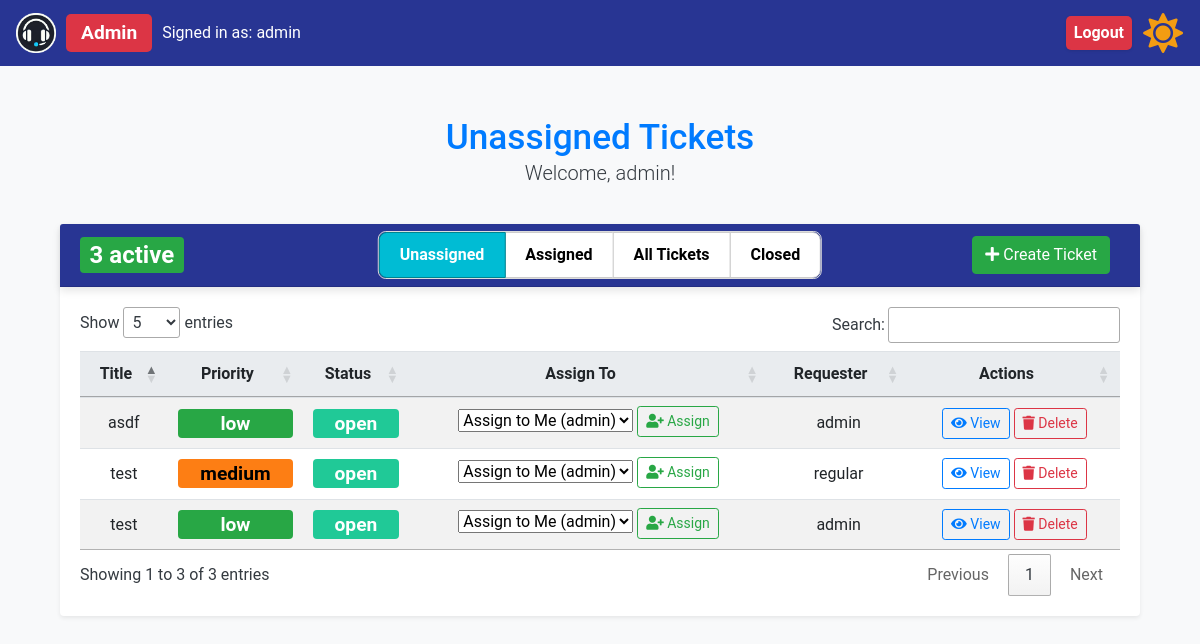
/unassigned_tickets (signed in), run on the app's committed database.
### app/models.py (models this page shows)
class User(UserMixin, db.Model):
    id = db.Column(db.Integer, primary_key=True)
    name = db.Column(db.String(150), nullable=False)
    email = db.Column(db.String(150), unique=True, nullable=False)
    password = db.Column(db.String(150), nullable=False)
    role = db.Column(db.String(50), nullable=False)
    created_tickets = db.relationship(
        "Ticket",
        foreign_keys="Ticket.user_id",
        back_populates="creator",
        overlaps="assigned_tickets,comments",
    )
    assigned_tickets = db.relationship(
        "Ticket",
        foreign_keys="Ticket.assigned_to",
        back_populates="assignee",
        overlaps="created_tickets,comments",
    )
    user_comments = db.relationship(
        "Comment", back_populates="commenter", overlaps="commenter,comments"
    )

class Ticket(db.Model):
    id = db.Column(db.Integer, primary_key=True)
    title = db.Column(db.String(150), nullable=False)
    description = db.Column(db.Text, nullable=False)
    status = db.Column(db.String(50), nullable=False)
    priority = db.Column(db.String(50), nullable=False)
    created_at = db.Column(db.DateTime, default=lambda: datetime.now(timezone.utc))
    updated_at = db.Column(
        db.DateTime,
        default=lambda: datetime.now(timezone.utc),
        onupdate=lambda: datetime.now(timezone.utc),
    )
    assigned_to = db.Column(db.Integer, db.ForeignKey("user.id"))
    user_id = db.Column(db.Integer, db.ForeignKey("user.id"))
    creator = db.relationship(
        "User",
        foreign_keys=[user_id],
        back_populates="created_tickets",
        overlaps="assigned_tickets,comments",
    )
    assignee = db.relationship(
        "User",
        foreign_keys=[assigned_to],
        back_populates="assigned_tickets",
        overlaps="created_tickets,comments",
    )
    ticket_comments = db.relationship("Comment", back_populates="ticket")

### app/routes.py (the view, shortened to what this page needs)
@bp.route("/unassigned_tickets", methods=["GET", "POST"])
@login_required
def unassigned_tickets():
    if current_user.role != "support" and current_user.role != "admin":
        flash("Only support staff and admins can view this page.", "warning")
        return redirect(url_for("main.all_tickets"))
    unassigned_tickets = Ticket.query.filter_by(assigned_to=None).all()
    print(f"Unassigned tickets: {unassigned_tickets}")
    support_staff = User.query.filter(User.role.in_(['admin', 'support'])).all()
    return render_template(
        "unassigned_tickets.html",
        unassigned_tickets=unassigned_tickets,
        support_staff=support_staff,
        view='unassigned'
    )

### app/__init__.py (called while the page is built)
def create_app(config=None):
    app = Flask(__name__, instance_relative_config=True)
    if config:
        app.config.from_object(config)
    else:
        app.config.from_pyfile("config.py")  # Default to development config
    db.init_app(app)
    login_manager.init_app(app)
    migrate.init_app(app, db)
    csrf.init_app(app)  # Initialize CSRF protection with the app
    moment.init_app(app)  # Initialize Flask-Moment with the app
    from .models import User  # Ensure User model is correctly defined
    @login_manager.user_loader
    def load_user(user_id):
        return User.query.get(int(user_id))
    from .routes import bp  # Ensure bp is defined as a Blueprint in routes.py
    app.register_blueprint(bp)
    return app

### app/routes.py (called while the page is built)
@bp.context_processor
def inject_open_tickets_count():
    open_tickets_count = Ticket.query.filter(Ticket.status.in_(['open', 'in progress'])).count()
    if open_tickets_count > 10:
        badge_class = "badge-active-tickets-high"  # Red
    elif open_tickets_count > 5:
        badge_class = "badge-active-tickets-medium"  # Yellow
    elif open_tickets_count > 0:
        badge_class = "badge-active-tickets-low"  # Green
    else:
        badge_class = "badge-active-tickets-info"  # Blue or default color
    return {
        'open_tickets_count': open_tickets_count,
        'badge_class': badge_class
    }

### app/templates/unassigned_tickets.html (shortened to what this page needs)
{% extends "base.html" %}
{% block content %}
<div class="container mt-5">
  <div class="row mb-2">
    <div class="col-12 text-center">
      <h2 class="text-primary mb-0">Unassigned Tickets</h2>
      <p class="lead">Welcome, {{ current_user.name }}!</p>
    </div>
  </div>
  <div class="card shadow-sm">
    <div class="card-header bg-primary text-white d-flex justify-content-between align-items-center position-relative">
      <div class="d-flex align-items-center">
        <span class="badge {{ badge_class }}">
          {{ open_tickets_count }} active
        </span>
      </div>
      <div class="toggle-buttons">
        <div class="btn-group toggle-group" role="group" aria-label="Ticket Status Toggle">
          <a href="{{ url_for('main.unassigned_tickets') }}" class="btn btn-toggle {% if view == 'unassigned' %}active{% endif %}">
            Unassigned
          </a>
          <a href="{{ url_for('main.assigned_tickets') }}" class="btn btn-toggle {% if view == 'assigned' %}active{% endif %}">
            Assigned
          </a>
          {% if current_user.role == 'admin' %}
          <a href="{{ url_for('main.all_tickets') }}" class="btn btn-toggle {% if view == 'all' %}active{% endif %}">
            All Tickets
          </a>
          {% endif %}
          <a href="{{ url_for('main.closed_tickets') }}" class="btn btn-toggle {% if view == 'closed' %}active{% endif %}">
            Closed
          </a>
        </div>
      </div>
      <div class="ms-auto">
        <a class="btn btn-success" href="{{ url_for('main.create_ticket') }}">
          <i class="fas fa-plus"></i> Create Ticket
        </a>
      </div>
    </div>
    <div class="card-body">
      <table id="tickets-table" class="table table-striped table-hover">
        <thead>
          <tr>
            <th class="text-center">Title</th>
            <th class="text-center">Priority</th>
            <th class="text-center">Status</th>
            {% if current_user.role == 'admin' %}
            <th class="text-center">Assign To</th>
            {% endif %}
            <th class="text-center">Requester</th>
            <th class="text-center">Actions</th>
          </tr>
        </thead>
        <tbody>
          {% if unassigned_tickets|length == 0 %}
          <tr>
            <td class="text-center">-</td>
            <td class="text-center">-</td>
            <td class="text-center">-</td>
            {% if current_user.role == 'admin' %}
            <td class="text-center">-</td>
            {% endif %}
            <td class="text-center">-</td>
            <td class="text-center">No tickets available</td>
          </tr>
          {% else %}
          {% for ticket in unassigned_tickets %}
          <tr>
            <td class="text-center">{{ ticket.title }}</td>
            <td class="text-center">
              <span class="badge badge-priority-{{ ticket.priority }}">
                {{ ticket.priority }}
              </span>
            </td>
            <td class="text-center">
              <span class="badge badge-status-{{ ticket.status|lower }}">
                {{ ticket.status }}
              </span>
            </td>
            {% if current_user.role == 'admin' %}
            <td class="text-center">
              <form method="POST" action="{{ url_for('main.unassigned_tickets') }}">
                <select name="assigned_to" class="form-select form-select-sm mb-2">
                  <option value="{{ current_user.id }}">
                    Assign to Me ({{ current_user.name }})
                  </option>
                </select>
                <button type="submit" class="btn btn-outline-success btn-sm">
                  <i class="fas fa-user-plus"></i> Assign
                </button>
              </form>
            </td>
            {% endif %}
            <td class="text-center">{{ ticket.creator.name }}</td>
            <td class="text-center">
              <a href="{{ url_for('main.ticket_details', ticket_id=ticket.id) }}" class="btn btn-outline-primary btn-sm">
                <i class="fas fa-eye"></i> View
              </a>
              {% if current_user.role == 'admin' %}
              <form method="POST" action="{{ url_for('main.delete_ticket', ticket_id=ticket.id) }}" style="display: inline" onsubmit="return confirm('Are you sure you want to delete this ticket?');">
                <button type="submit" class="btn btn-outline-danger btn-sm">
                  <i class="fas fa-trash"></i> Delete
                </button>
              </form>
              {% endif %}
            </td>
          </tr>
          {% endfor %}
          {% endif %}
        </tbody>
      </table>
    </div>
  </div>
</div>
{% endblock %}

### app/templates/base.html (shortened to what this page needs)
<!DOCTYPE html>
<html lang="en">
  <head>
    <link
      href="https://stackpath.bootstrapcdn.com/bootstrap/4.5.2/css/bootstrap.min.css"
      rel="stylesheet"
    />
    <link
      href="https://cdn.datatables.net/1.13.4/css/jquery.dataTables.min.css"
      rel="stylesheet"
    />
    <link
      href="{{ url_for('static', filename='styles.css') }}"
      rel="stylesheet"
    />
    <link
      rel="stylesheet"
      href="https://cdnjs.cloudflare.com/ajax/libs/font-awesome/5.15.4/css/all.min.css"
    />
  </head>
  <body class="light-mode">
    <nav class="navbar navbar-expand-lg">
      <a class="navbar-brand" href="#">
        <img
          src="{{ url_for('static', filename='logo.png') }}"
          alt="Help Desk Logo"
          style="height: 40px"
        />
        {% if current_user.is_authenticated %}
        <div class="role-container">
          <span class="badge badge-role-{{ current_user.role}}"
            >{{ current_user.role.capitalize() }}</span
          >
          <span class="user-info">Signed in as: {{ current_user.name }}</span>
        </div>
        {% endif %}
      </a>
      <div class="collapse navbar-collapse" id="navbarNav">
        <ul class="navbar-nav ml-auto">
          {% if current_user.is_authenticated %}
          <li class="nav-item">
            <a class="nav-link logout-badge" href="{{ url_for('main.logout') }}"
              >Logout</a
            >
          </li>
          {% endif %}
          <li class="nav-item">
            <button id="theme-toggle-button" class="btn btn-link nav-link">
              <i id="theme-toggle-icon" class="fas fa-sun"></i>
            </button>
          </li>
        </ul>
      </div>
    </nav>
    <div class="container">{% block content %} {% endblock %}</div>
  </body>
</html>

### app/static/styles.css (style rules this page uses)
body { font-family: "Roboto", sans-serif; background-color: #f8f9fa; margin: 0; color: #343a40; }
.container { margin-top: 50px; }
h2 { color: #007bff; }
.table th, .table td { vertical-align: middle; }
.table th { background-color: #e9ecef; }
.card { border: none; margin-top: 20px; box-shadow: 0 4px 8px rgba(0, 0, 0, 0.1); }
.card-header { background-color: #283593 !important; color: #ffffff; font-size: 1.25rem; font-weight: 500; box-shadow: 0 4px 8px rgba(0, 0, 0, 0.1); display: flex; justify-content: space-between; align-items: center; position: relative; }
.btn-primary, .btn-secondary, .btn-success, .btn-warning { margin-right: 10px; }
.btn-success { background-color: #28a745; border-color: #28a745; margin-left: auto; }
.btn-outline-primary { border-color: #007bff; color: #007bff; }
.badge { font-size: 1.2em; }
.text-primary { color: #007bff !important; font-size: 2.2em; }
.badge-priority-low, .badge-priority-medium, .badge-priority-high, .badge-status-open, .badge-status-in-progress, .badge-status-closed { text-align: center; width: 100%; }
.badge-priority-low { background-color: #28a745; color: rgb(255, 255, 255); }
.badge-priority-medium { background-color: #fd7e14; color: rgb(0, 0, 0); }
.navbar { background-color: #283593; }
.navbar .navbar-brand, .navbar .nav-link { color: #ffffff; }
.navbar-brand { display: flex; align-items: center; }
.badge-status-open { background-color: #20c997; color: white; }
#theme-toggle-button { font-size: 1.5rem; cursor: pointer; height: 40px; display: flex; align-items: center; justify-content: center; padding: 0; margin: 0; margin-left: 10px; }
#theme-toggle-button .fas { transition: color 0.3s ease; font-size: 40px; line-height: 40px; }
.toggle-buttons { position: absolute; left: 50%; transform: translateX(-50%); }
.ms-auto { margin-left: auto; }
body.light-mode #theme-toggle-icon { color: #f39c12; }
.toggle-group { border: 1px solid #ddd; border-radius: 8px; overflow: hidden; display: inline-flex; }
.btn-toggle { background-color: white; color: black; padding: 10px 20px; border: 1px solid #ccc; border-radius: 0; font-weight: bold; cursor: pointer; transition: background-color 0.3s ease, color 0.3s ease; text-decoration: none; }
.btn-toggle.active { background-color: #00bcd4; color: white; border-color: #00838f; }
.toggle-group .btn-toggle:first-child { border-top-left-radius: 8px; border-bottom-left-radius: 8px; }
.toggle-group .btn-toggle:last-child { border-top-right-radius: 8px; border-bottom-right-radius: 8px; }
.logout-badge { cursor: pointer; transition: transform 0.2s, box-shadow 0.2s; display: inline-flex; align-items: center; padding: 5px 10px; border-radius: 5px; box-shadow: 0 1px 3px rgba(0, 0, 0, 0.1); white-space: nowrap; justify-content: space-between; color: #fff; background-color: #dc3545; text-decoration: none; margin-left: auto; font-weight: bold; }
.navbar-nav { display: flex; align-items: center; }
.role-container { display: flex; align-items: center; }
.user-info { color: white; font-size: 1rem; font-weight: 400; }
.role-container .badge { display: inline-block; }
.badge-role-admin, .badge-role-support, .badge-role-regular { padding: 0 15px; border-radius: 5px; font-weight: bold; font-size: 1.2rem; margin-right: 10px; margin-left: 10px; height: 38px; display: flex; align-items: center; justify-content: center; line-height: 38px; text-align: center; }
.badge-role-admin { background-color: #dc3545; }
.badge-active-tickets-low { background-color: #28a745; color: white; }

### data on the page
User: role "Admin", name "admin"
Ticket: title "test", priority "medium", status "open", creator.name "regular"
Ticket: title "test", priority "low", status "open", creator.name "admin"
Ticket: title "asdf", priority "low", status "open", creator.name "admin"

### other printed values
{{ open_tickets_count }} "3"
